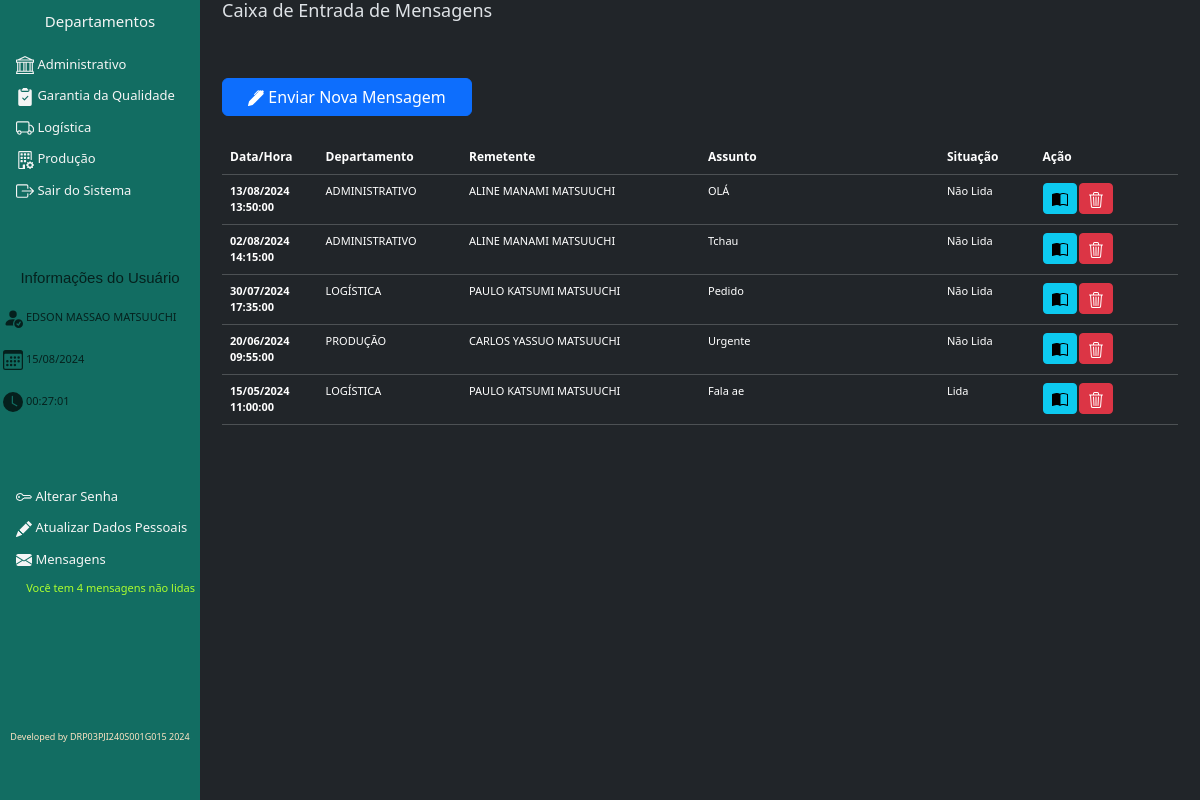
Page /15Mensagens.php (signed in) on the committed database.
### tables this page shows
CREATE TABLE `mensagens` (
  `ID_MENSAGEM` int(11) NOT NULL,
  `EMISSOR_MSG` varchar(150) NOT NULL,
  `DEPTO_EMISSOR` varchar(45) NOT NULL,
  `DATA_MSG` date NOT NULL,
  `HORA_MSG` varchar(8) NOT NULL,
  `RECEPTOR_MSG` varchar(150) NOT NULL,
  `DEPTO_RECEPTOR` varchar(45) NOT NULL,
  `TITULO_MSG` varchar(100) NOT NULL,
  `MENSAGEM` longtext NOT NULL,
  `CONFIRMA` varchar(4) DEFAULT NULL
);

### 15Mensagens.php (the view, shortened to what this page needs)
<?php
include_once 'EstruturaPrincipal.php';
$busca_msg = $connDB->prepare("SELECT * FROM mensagens WHERE RECEPTOR_MSG = :user ORDER BY CONFIRMA DESC, DATA_MSG DESC ");
$busca_msg->bindParam(':user', $_SESSION['nome_func'], PDO::PARAM_STR);
$busca_msg->execute();
?>
<div class="main">
  <div class="container">
    <h1 style="font-size: 18px">Caixa de Entrada de Mensagens</h1><br><br>
    <button type="button" class="btn btn-primary" data-bs-dismiss="modal" style="width: 250px" onclick="location.href='17NovaMsg.php'">
       Enviar Nova Mensagem</button><br><br>
      <div class="overflow-auto">
        <table class="table table-dark table-hover">
          <thead style="font-size: 12px">
            <tr>
              <th scope="col" style="width: 10%">Data/Hora</th>
              <th scope="col" style="width: 15%">Departamento</th>
              <th scope="col" style="width: 25%">Remetente</th>
              <th scope="col" style="width: 25%">Assunto</th>
              <th scope="col" style="width: 10%">Situação</th>
              <th scope="col" style="width: 15%">Ação</th>
            </tr>
          </thead>
          <tbody style="height: 20%; font-size: 11px;">
            <?php while($rowMsg = $busca_msg->fetch(PDO::FETCH_ASSOC)){ $ler = $rowMsg['ID_MENSAGEM']; $_SESSION['ler_msg'] = $ler; ?>
            <tr>
              <th class="text-break" style="width: 10%">
                <?php $dIn = $rowMsg['DATA_MSG']; $DiN = strtotime($dIn);
                      $hIn = $rowMsg['HORA_MSG']; $HiN = strtotime($hIn);
                      echo (date('d/m/Y', $DiN) .'  '.date('H:i:s', $HiN)); ?> </th>
              <td class="text-break" style="width: 15%"> <?php echo limitador($rowMsg['DEPTO_EMISSOR'], 25); ?> </td>
              <td class="text-break" style="width: 25%"> <?php echo limitador($rowMsg['EMISSOR_MSG'], 80); ?> </td>
              <td class="text-break" style="width: 25%"> <?php echo limitador($rowMsg['TITULO_MSG'], 80); ?> </td>
              <td style="width: 10%">
                <?php $sit = $rowMsg['CONFIRMA'];
                  if($sit === 'READ'){echo 'Lida';}else if($sit === 'UNRE'){echo 'Não Lida';} ?> </td>
              <td style="width: 15%">
                <a class="btn btn-sm btn-info" href="16VisualizarMsg.php?id=<?php echo $ler ?>">
                  </a>
                <a class="btn btn-sm btn-danger" href="">
                  </a>
              </td>
            </tr> <?php } ?>
          </tbody>
        </table>
      </div>
  </div>
</div>

### EstruturaPrincipal.php (style rules this page uses)
.main { margin-left: 200px; padding: 0px 10px; }

### rows in the picture
mensagens: DATA_MSG "13/08/2024", HORA_MSG "13:50:00", DEPTO_EMISSOR "ADMINISTRATIVO", EMISSOR_MSG "ALINE MANAMI MATSUUCHI", TITULO_MSG "OLÁ", CONFIRMA "Não Lida"
mensagens: DATA_MSG "02/08/2024", HORA_MSG "14:15:00", DEPTO_EMISSOR "ADMINISTRATIVO", EMISSOR_MSG "ALINE MANAMI MATSUUCHI", TITULO_MSG "Tchau", CONFIRMA "Não Lida"
mensagens: DATA_MSG "30/07/2024", HORA_MSG "17:35:00", DEPTO_EMISSOR "LOGÍSTICA", EMISSOR_MSG "PAULO KATSUMI MATSUUCHI", TITULO_MSG "Pedido", CONFIRMA "Não Lida"
mensagens: DATA_MSG "20/06/2024", HORA_MSG "09:55:00", DEPTO_EMISSOR "PRODUÇÃO", EMISSOR_MSG "CARLOS YASSUO MATSUUCHI", TITULO_MSG "Urgente", CONFIRMA "Não Lida"
mensagens: DATA_MSG "15/05/2024", HORA_MSG "11:00:00", DEPTO_EMISSOR "LOGÍSTICA", EMISSOR_MSG "PAULO KATSUMI MATSUUCHI", TITULO_MSG "Fala ae", CONFIRMA "Lida"

### other values in the picture
$_SESSION['nome_func'] "EDSON MASSAO MATSUUCHI"
date('d/m/Y', $dLog) "15/08/2024"
date('H:i:s', $hLog) "00:27:01"
$numMsg "4"
